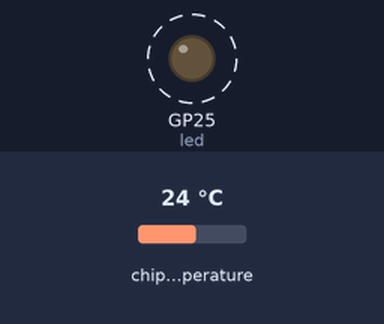
The program below on a simulated Raspberry Pi Pico running MicroPython. Parts: output pins drawn as LEDs (lit = HIGH). Dashed ring = blinking. The test bench sets the inputs (shaded band); at power-on: chip temperature 24 °C. What the program prints to the serial console is not drawn.

Above: at 0.6 s.
Timing chart, 0 to 3.0 s (numbered marks = the images above):
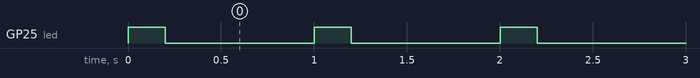

Measured:
- by itself, GP25 (led): alternates HIGH for 0.20 s and LOW for 0.80 s

The program:

hello_pico.py
```python
print("Blink the LED and measure the temperature")
print("(press Ctrl-C to stop)")

import machine
import time

led = machine.Pin(25, machine.Pin.OUT)

temp = machine.ADC(4)
f = 3.3 / 65535

while True:
    led.value(1)
    time.sleep(0.2)

    v = temp.read_u16() * f
    deg = 27 - (v - 0.706)/0.001721
    print("%1.3fV => %2.2f°C" % (v, deg))

    led.value(0)
    time.sleep(0.8)
```
